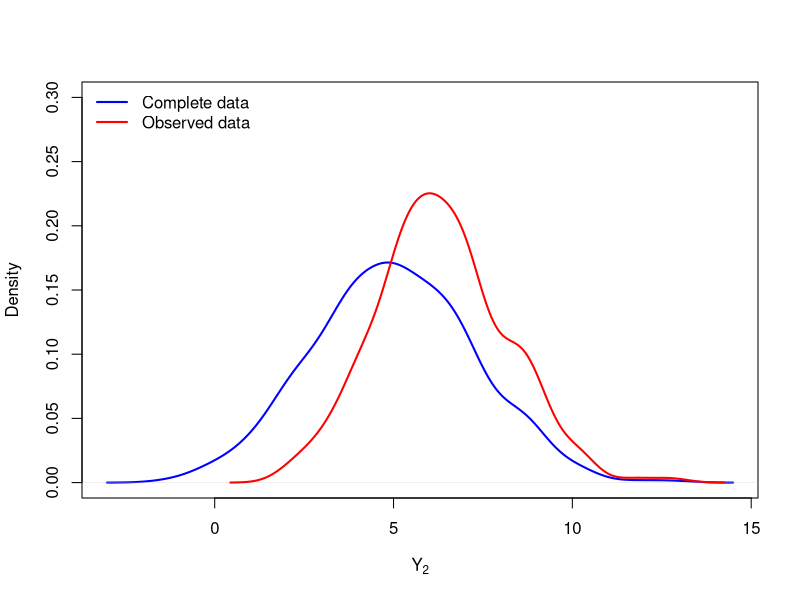
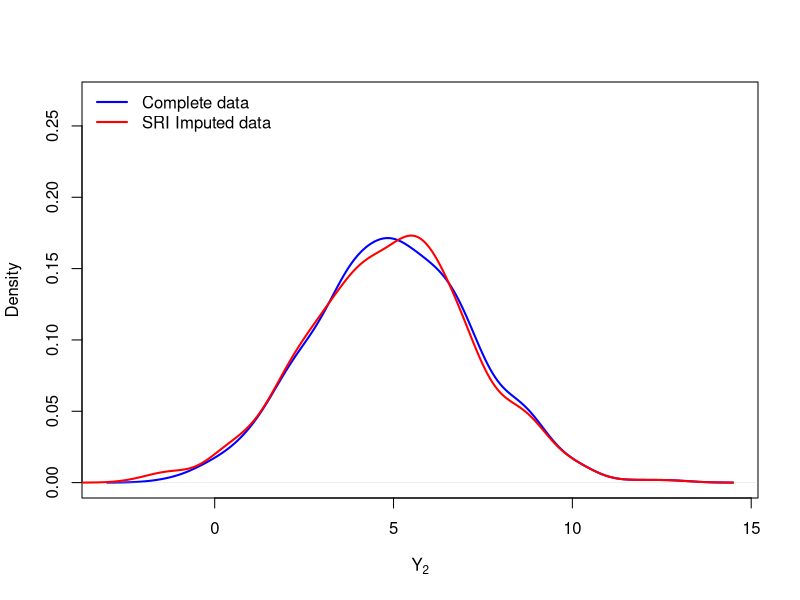
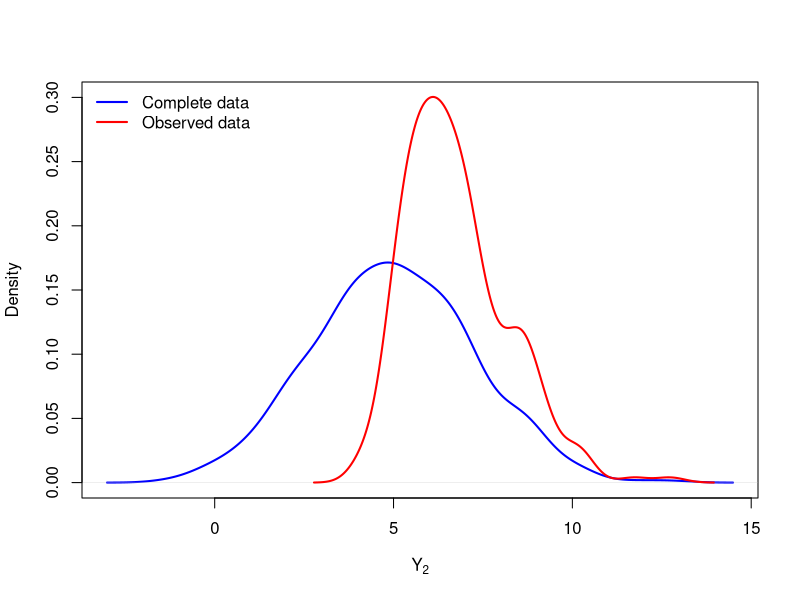
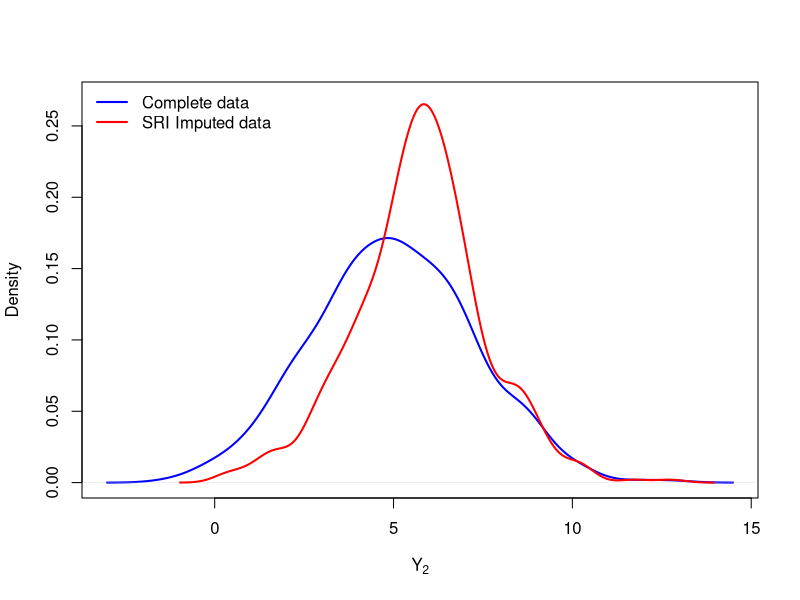

The R script that drew these images, in order:
## ---- chunk 1
knitr::opts_chunk$set(echo = TRUE)
set.seed(1)
## ---- chunk 2
plot_densities = function(data1, data2, ylim = NULL, save = FALSE) {
  # Calculate y limit of both densities
  ylim <- if (is.null(ylim)) range(d1$d$y, d2$d$y) else ylim
  
  # Plotting
  if (save != FALSE){ pdf(save, width = 8, height = 6)}
  plot(data1$d, lwd = 2, col = data1$col, xlab = expression(Y[2]), ylim = ylim, main = NA)
  lines(data2$d, lwd = 2, col = data2$col)
  legend('topleft', 
    legend = c(data1$name, data2$name),
    col = c(data1$col, data2$col),
    lty = c(1, 1), lwd = c(2, 2), bty = 'n'
  )
  if (save != FALSE) { dev.off() }
}

# Helper function for calculating the mean and standard error on a dataset
get_statistics <- function(data) {
  # Create an empty list to store the statistics
  results <- NULL
  # Compute mean ignoring missing values
  results$mean <- mean(data, na.rm = TRUE)
  # Compute standard error as sd / sqrt(n) ignoring missing values
  results$se <- sd(data, na.rm = TRUE) / sqrt(sum(Rfunc(a=2, b=0)))
  return(results)
}
## ---- chunk 3
# Simulating Gaussian data
nsim = 500
Z1 = rnorm(500, 0, 1)
Z2 = rnorm(500, 0, 1)
Z3 = rnorm(500, 0, 1)

# Define Y1 and Y2 from Z samples
Y1 = 1 + Z1
Y2 = 5 + 2 * Z1 + Z2
Y2_miss = 5 + 2 * Z1 + Z2

# Create missingness indicator for Y2
Rfunc = function(a, b) { a * (Y1 - 1) + b * (Y2 - 5) + Z3 >= 0 }
R = Rfunc(a=2, b=0)

# Impose missingness
Y2_miss[!R] = NA
Y2_obs = Y2[R]

# Plot densities for the complete and observed data (after imposing missingness) for Y2
plot_densities(
  list(d = density(Y2), name = 'Complete data', col = 'blue'), 
  list(d = density(Y2_obs), name = 'Observed data', col = 'red'),
  ylim = c(0, 0.30)
)
## ---- chunk 4
# Defining variables needed for SRI
Y1_miss <- Y1[!R]
n_miss <- sum(!R)
Y2_sri = Y2_miss

# Conducting SRI
fits  = lm(Y2_miss ~ Y1)
# Noise for stochastic regression imputation
noise = rnorm(n_miss, mean = 0, sd = sigma(fits))
Y2_sri[!R] = predict(fits, data.frame(Y1 = Y1_miss)) + noise

# Plot densities for complete and SRI imputed data
plot_densities(
  list(d = density(Y2), name = 'Complete data', col = 'blue'), 
  list(d = density(Y2_sri), name = 'SRI Imputed data', col = 'red'),
  ylim = c(0, 0.27)
)
get_statistics(Y2_sri)
## ---- chunk 5
# Define Y1 and Y2 from Z samples
Y1 = 1 + Z1
Y2 = 5 + 2 * Z1 + Z2
Y2_miss = 5 + 2 * Z1 + Z2

# Create missingness indicator for Y2
R = Rfunc(a=0, b=2)

# Impose missingness
Y2_miss[!R] = NA
Y2_obs = Y2[R]

# Plot densities for the complete and observed data (after imposing missingness) for Y2
plot_densities(
  list(d = density(Y2), name = 'Complete data', col = 'blue'), 
  list(d = density(Y2_obs), name = 'Observed data', col = 'red'),
  ylim = c(0, 0.30)
)

## ---- chunk 6
# Defining variables needed for SRI
Y1_miss <- Y1[!R]
n_miss <- sum(!R)

# Noise for stochastic regression imputation
noise = rnorm(n_miss, mean = 0, sd = sigma(fits))


# Conducting SRI
fits  = lm(Y2_miss ~ Y1)
Y2_sri = Y2_miss
Y2_sri[!R] = predict(fits, data.frame(Y1 = Y1_miss)) + noise

# Plot densities for complete and SRI imputed data
plot_densities(
  list(d = density(Y2), name = 'Complete data', col = 'blue'), 
  list(d = density(Y2_sri), name = 'SRI Imputed data', col = 'red'),
  ylim = c(0, 0.27)
)
get_statistics(Y2_sri)
